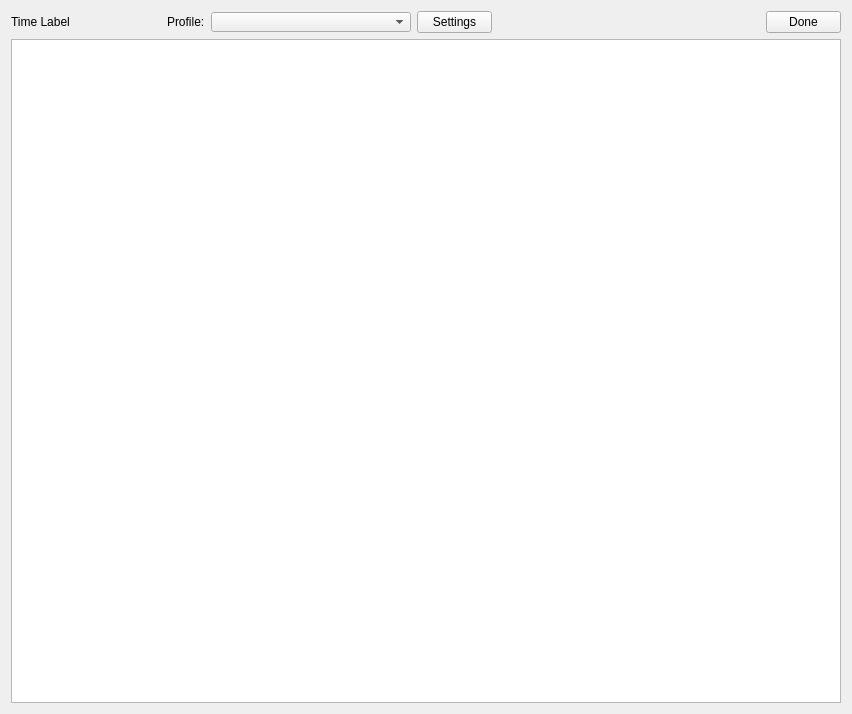
<?xml version="1.0" encoding="UTF-8"?>
<ui version="4.0">
 <class>MainWindow</class>
 <widget class="QMainWindow" name="MainWindow">
  <property name="geometry">
   <rect>
    <x>0</x>
    <y>0</y>
    <width>852</width>
    <height>714</height>
   </rect>
  </property>
  <property name="windowTitle">
   <string>Simple Nikki</string>
  </property>
  <widget class="QWidget" name="centralWidget">
   <layout class="QGridLayout" name="gridLayout_2">
    <item row="0" column="0">
     <layout class="QGridLayout" name="gridLayout">
      <item row="0" column="4">
       <spacer name="horizontalSpacer">
        <property name="orientation">
         <enum>Qt::Horizontal</enum>
        </property>
        <property name="sizeHint" stdset="0">
         <size>
          <width>40</width>
          <height>22</height>
         </size>
        </property>
       </spacer>
      </item>
      <item row="0" column="0">
       <widget class="QLabel" name="timeLabel">
        <property name="sizePolicy">
         <sizepolicy hsizetype="Fixed" vsizetype="Fixed">
          <horstretch>0</horstretch>
          <verstretch>0</verstretch>
         </sizepolicy>
        </property>
        <property name="minimumSize">
         <size>
          <width>150</width>
          <height>20</height>
         </size>
        </property>
        <property name="maximumSize">
         <size>
          <width>150</width>
          <height>20</height>
         </size>
        </property>
        <property name="text">
         <string>Time Label</string>
        </property>
       </widget>
      </item>
      <item row="0" column="5">
       <widget class="QPushButton" name="doneButton">
        <property name="sizePolicy">
         <sizepolicy hsizetype="Fixed" vsizetype="Fixed">
          <horstretch>0</horstretch>
          <verstretch>0</verstretch>
         </sizepolicy>
        </property>
        <property name="minimumSize">
         <size>
          <width>75</width>
          <height>22</height>
         </size>
        </property>
        <property name="maximumSize">
         <size>
          <width>75</width>
          <height>22</height>
         </size>
        </property>
        <property name="text">
         <string>Done</string>
        </property>
       </widget>
      </item>
      <item row="0" column="3">
       <widget class="QPushButton" name="settingsButton">
        <property name="sizePolicy">
         <sizepolicy hsizetype="Fixed" vsizetype="Fixed">
          <horstretch>0</horstretch>
          <verstretch>0</verstretch>
         </sizepolicy>
        </property>
        <property name="minimumSize">
         <size>
          <width>75</width>
          <height>22</height>
         </size>
        </property>
        <property name="maximumSize">
         <size>
          <width>75</width>
          <height>22</height>
         </size>
        </property>
        <property name="text">
         <string>Settings</string>
        </property>
       </widget>
      </item>
      <item row="1" column="0" colspan="6">
       <widget class="QPlainTextEdit" name="editArea">
        <property name="font">
         <font>
          <family>Consolas</family>
          <pointsize>12</pointsize>
         </font>
        </property>
        <property name="lineWidth">
         <number>3</number>
        </property>
        <property name="midLineWidth">
         <number>1</number>
        </property>
       </widget>
      </item>
      <item row="0" column="2">
       <widget class="QComboBox" name="profileBox">
        <property name="sizePolicy">
         <sizepolicy hsizetype="Fixed" vsizetype="Fixed">
          <horstretch>0</horstretch>
          <verstretch>0</verstretch>
         </sizepolicy>
        </property>
        <property name="minimumSize">
         <size>
          <width>200</width>
          <height>20</height>
         </size>
        </property>
        <property name="maximumSize">
         <size>
          <width>200</width>
          <height>20</height>
         </size>
        </property>
       </widget>
      </item>
      <item row="0" column="1">
       <widget class="QLabel" name="profileLabel">
        <property name="text">
         <string>Profile:</string>
        </property>
       </widget>
      </item>
     </layout>
    </item>
   </layout>
  </widget>
 </widget>
 <layoutdefault spacing="6" margin="11"/>
 <resources/>
 <connections/>
</ui>
